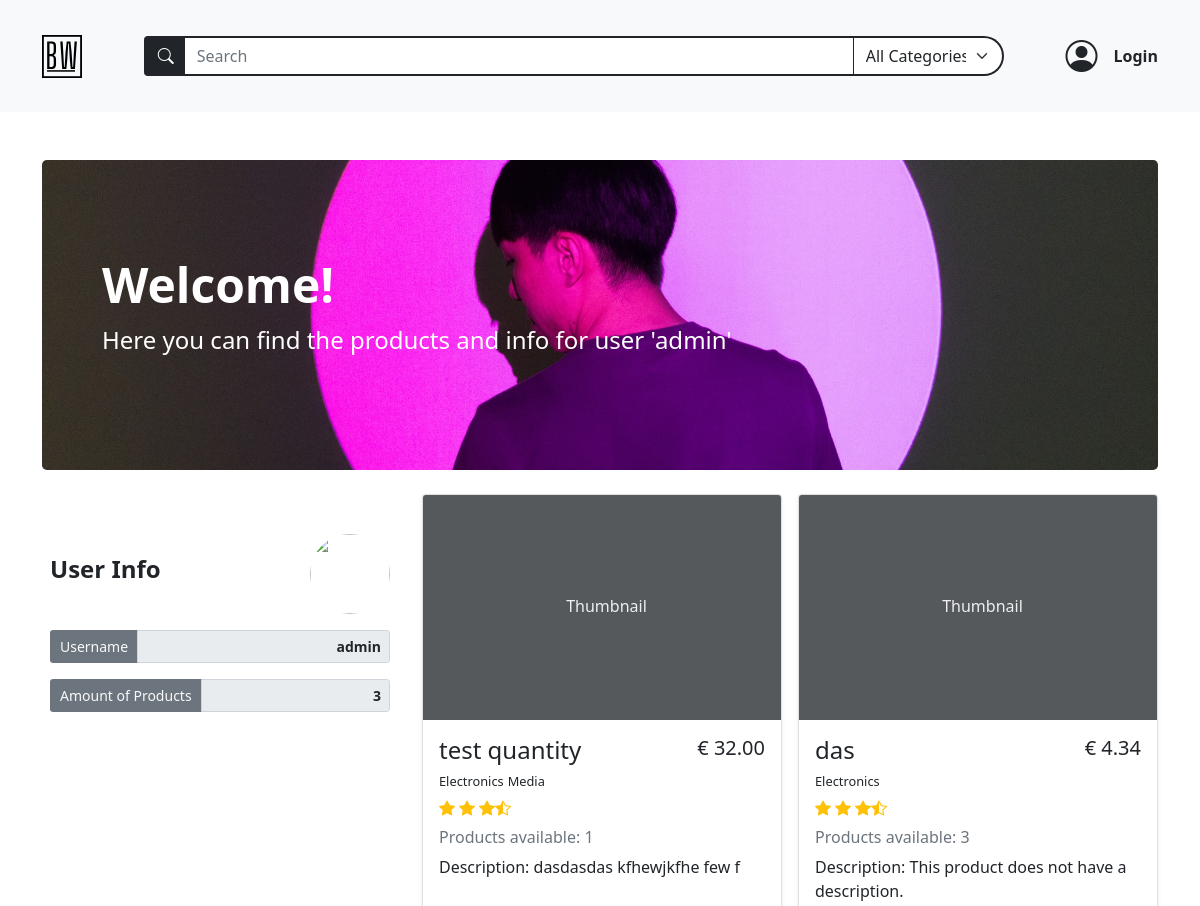
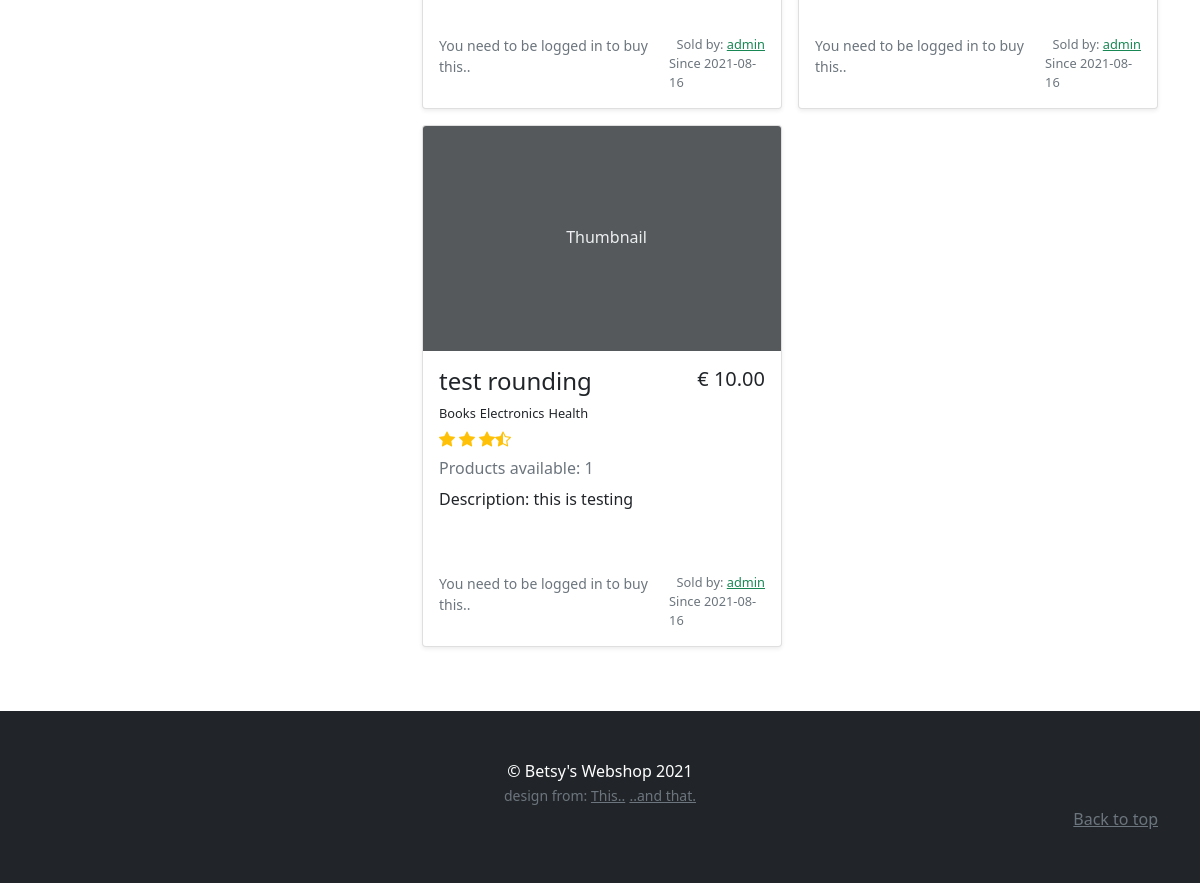
Page /users/1 on the committed database (2 pictures, top to bottom).
### models.py (models this page shows)
class BaseModel(db_wrapper.Model):
    class Meta:
        database = db

class User(BaseModel, UserMixin):
    first_name = CharField(index=True, max_length=30, null=True, default="")
    last_name = CharField(max_length=120, null=True, default="")
    address = CharField(max_length=200, null=True, default="")
    city = CharField(max_length=50, null=True, default="")
    country = CharField(max_length=50, null=True)
    cc_number = IntegerField(null=True, default="")
    username = CharField(index=True, max_length=30, unique=True)
    email = CharField(index=True, max_length=50, unique=True)
    password = CharField(max_length=20)
    profile_pic = CharField(null=True, default="default_user.jpg")

class Product(BaseModel):
    name = CharField(max_length=50)
    description = TextField(null=True)
    price_per_unit = DecimalField(
        constraints=[Check("price_per_unit >= 0")],
        decimal_places=2,
        auto_round=True,
        null=True,
        default=0,
        max_digits=10,
    )
    stock = IntegerField(default=1)
    owner = ForeignKeyField(User, backref="products")
    date_posted = DateTimeField(formats="%Y-%m-%d %H:%M", default=datetime.now())

class ProductTag(BaseModel):
    product = ForeignKeyField(Product, index=True, backref="tags")
    tag = ForeignKeyField(Tag, index=True, backref="products")

class Tag(BaseModel):
    name = CharField(unique=True, max_length=30)

### routes.py (the view)
@app.route("/users/<int:user_id>")
def user_profile(user_id):
    if not current_user.is_anonymous:
        if user_id == current_user.id:
            return redirect(url_for("account"))
    register_form = RegistrationForm(prefix="register_form")
    login_form = LoginForm(prefix="login_form")
    search_form = SearchForm(prefix="search_form")
    user_products = list_user_products(user_id)
    search_form.search_tag.choices = get_alpha_tag_names()
    users = User.select().where(User.id == user_id)
    user = get_object_or_404(users, User.id == user_id)
    profile_pic = (url_for("static", filename=f"/profile_pics/{user.profile_pic}"),)
    return render_template(
        "user_profile.html",
        title=user.username,
        user=user,
        user_products=user_products,
        all_products=Product.select(),
        login_form=login_form,
        register_form=register_form,
        search_form=search_form,
        bannerinfo={
            "banner_bg": "user-profile-banner",
            "banner_h1": "Welcome!",
            "banner_text": f"Here you can find the products and info for user '{user.username}'",
        },
        profile_pic=profile_pic,
    )

### forms.py (shortened to what this page needs)
class RegistrationForm(FlaskForm):
    username = StringField(
        "Username",
        validators=[InputRequired(), Length(min=2, max=30)],
    )
    email = StringField(
        "Email", validators=[InputRequired(), Length(min=5, max=50), Email()]
    )
    password = PasswordField(
        "Set Password",
        validators=[
            InputRequired(),
            EqualTo(
                "password_confirm", message="Password must be identical in both inputs"
            ),
            Length(min=5, max=20),
        ],
    )
    password_confirm = PasswordField("Confirm Password")
    submit = SubmitField("Sign Up")

class LoginForm(FlaskForm):
    email = StringField(
        "Email", validators=[InputRequired(), Length(min=2, max=50), Email()]
    )
    password = PasswordField("Your Password", validators=[InputRequired()])
    login = SubmitField("Login!")

### main.py (called while the page is built)
def list_user_products(user_id) -> list[Product]:
    user_products = (
        Product.select()
        .join(User)
        .where(Product.owner == user_id)
        .order_by(Product.id.desc())
    )
    return user_products

def get_alpha_tag_names() -> tuple[
    Tag
]:  # deze kan mss weg of in de form zelf zetten, tags zijn statisch nu
    tags = Tag.select().order_by(Tag.name)
    tag_list = [(tag.name, tag.name) for tag in tags]
    tag_list.insert(0, ("All", "All Categories"))
    return tag_list

### templates/user_profile.html
{% extends 'base.html' %} {% block content %}
{% macro user_profile(name="", value="", class="form-control border border-2
border-secondary") %}
<div class="form-group col-md-12">
  <div class="input-group input-group-sm">
    <span
      class="
        input-group-text
        bg-secondary
        text-light
        border border-2 border-secondary
      "
      >{{name}}
    </span>
    <input
      class="form-control text-end fw-bold"
      type="text"
      value="{{value}}"
      aria-label="Disabled input example"
      disabled
      readonly
    />
  </div>
</div>
{% endmacro %}
<div class="container mb-3 py-5">
  {% include "banner.html" %}
  <div class="row">
    <div class="col-lg-4">
      <div class="position-sticky my-4 container p-0" style="top: 6rem">
        <div class="row g-3 m-auto">
          <div class="d-flex justify-content-between align-items-center">
            <h4 class="mb-2 fw-bolder">User Info</h4>
            <img
              style="width: 80px; height: 80px; object-fit: cover"
              class="rounded-circle"
              src="{{  profile_pic  }}"
              alt=""
            />
          </div>
          {{user_profile(name="Username", value= user.username)}}
          {{user_profile(name="Amount of Products", value= user_products |
          length)}}
        </div>
      </div>
    </div>
    <div class="col-lg-8 container ms-0">
      {% if user_products | length == 0 %}
      <div class="card text-center my-4">
        <div class="card-header">No products available!!!</div>
        <div class="card-body">
          <h5 class="card-title">User has no products.</h5>
          <p class="card-text">
            {{user.username}} has not added products to sell. Please check
            another user.
          </p>
          <a href="{{url_for('home')}}" class="btn btn-warning text-dark"
            >Get me back to the homepage.</a
          >
        </div>
      </div>
      {% else %}
      <div class="album">
        <div class="row row-cols-1 row-cols-md-2 g-3">
          {% for product in user_products %} {% include
          "product_in_search_results.html" %} {% endfor %}
        </div>
      </div>
      {% endif %}
    </div>
  </div>
</div>
{% endblock content %}

### templates/product_in_search_results.html (shortened to what this page needs)
<div class="col">
  <div class="card shadow-sm">
    <svg
      class="bd-placeholder-img card-img-top"
      width="100%"
      height="225"
      xmlns="http://www.w3.org/2000/svg"
      role="img"
      aria-label="Placeholder: Thumbnail"
      preserveAspectRatio="xMidYMid slice"
      focusable="false"
    >
      <text x="40%" y="50%" fill="#eceeef" dy=".3em">Thumbnail</text>
    </svg>
    <div class="card-body h-100">
      <div class="d-flex justify-content-between">
        <h4>{{ product.name }}</h4>
        <h5>€ {{ "%.2f"|format(product.price_per_unit) }}</h5>
      </div>
      <ul class="d-flex p-0 mb-0">
        {% if product.tags %} {% for producttags in product.tags %}
        <span class="pe-1 fs-small"> {{producttags.tag.name}}</span>
        {% endfor %} {% else %}
        <span class="pe-1 fs-small">This product has no categories.</span>
        {% endif %}
      </ul>
      <div class="d-flex text-warning py-1">
        <i class="bi bi-star-fill"></i>
        <i class="bi bi-star-fill mx-1"></i>
        <i class="bi bi-star-fill"></i>
        <i class="bi bi-star-half"></i>
      </div>
      <h6 class="text-muted my-0 mt-1 mb-2">
        Products available: {{product.stock}}
      </h6>
      <p class="card-text mt-2" style="min-height: 70px">
        Description: {% if product.description %} {{ product.description }} {%
        else %} This product does not have a description. {% endif %}
      </p>
      <div class="d-flex justify-content-between ">
        {% if current_user.id == product.owner.id %}
        {% elif current_user.is_anonymous %}
        <small class="text-muted">You need to be logged in to buy this..</small>
        {% endif %}
        <div class="text-muted fs-small m-0 p-0  ms-auto">
          <p class="m-0 text-end">
            Sold by: {% if current_user.username == product.owner.username %}
            <small>You</small>
            {% else %}
            <a
              class="text-success"
              href="{{url_for('user_profile', user_id=product.owner.id)}}"
              >{{ product.owner.username }}</a
            >
            {% endif %}
          </p>
          <p class="m-0">Since {{product.date_posted[0:10]}}</p>
        </div>
      </div>
    </div>
  </div>
</div>

### static/styles.css (style rules this page uses)
#categorySelect { border-top-right-radius: 25px !important ; border-bottom-right-radius: 25px !important ; }
.fs-small { font-size: 0.8rem; }

### rows in the picture
User: username "admin"
Product: name "test quantity", price_per_unit "32.00", stock "1", description "dasdasdas kfhewjkfhe few f", owner.username "admin", date_posted "2021-08-16"
ProductTag: tag.name "Electronics"
ProductTag: tag.name "Media"
Product: name "das", price_per_unit "4.34", stock "3", shows "This product does not have a description.", owner.username "admin", date_posted "2021-08-16"
ProductTag: tag.name "Electronics"
Product: name "test rounding", price_per_unit "10.00", stock "1", description "this is testing", owner.username "admin", date_posted "2021-08-16"
ProductTag: tag.name "Books"
ProductTag: tag.name "Electronics"
ProductTag: tag.name "Health"

### other values in the picture
{{ bannerinfo.banner_h1 }} "Welcome!"
{{ bannerinfo.banner_text }} "Here you can find the products and info for user 'admin'"
{{ name }} "Username Amount of Products"
